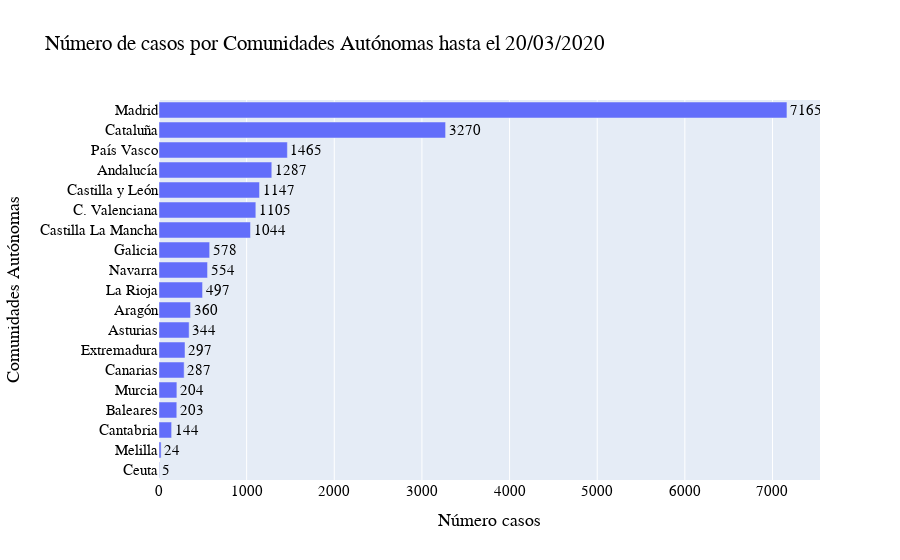

The code cell stored with this chart in its notebook:
### Code cell
import plotly.graph_objects as go

fig = go.Figure()

fig.add_trace(go.Bar(
    x=casos,
    y=ccaa,
    text=casos,
    textposition='outside',
    orientation='h',
    name="casos_ccaa"
))

fig.update_layout(
    title="Número de casos por Comunidades Autónomas hasta el " + hoy,
    xaxis_title="Número casos",
    yaxis_title="Comunidades Autónomas",
    font=dict(
        family="Courier New, monospace",
        size=15,
        color="#000000"
    )
)

fig.show()

### Figure 1 — Plotly figure (JSON) as saved in the notebook; plotly's stock layout.template omitted (floating-point values rounded to 4 significant figures)
{"data": [{"name": "casos_ccaa", "orientation": "h", "text": [5, 24, 144, 203, 204, 287, 297, 344, 360, 497, 554, 578, 1044, 1105, 1147, 1287, 1465, 3270, 7165], "textposition": "outside", "type": "bar", "x": [5, 24, 144, 203, 204, 287, 297, 344, 360, 497, 554, 578, 1044, 1105, 1147, 1287, 1465, 3270, 7165], "y": ["Ceuta", "Melilla", "Cantabria", "Baleares", "Murcia", "Canarias", "Extremadura", "Asturias", "Aragón", "La Rioja", "Navarra", "Galicia", "Castilla La Mancha", "C. Valenciana", "Castilla y León", "Andalucía", "País Vasco", "Cataluña", "Madrid"]}], "layout": {"font": {"color": "#000000", "family": "Courier New, monospace", "size": 15}, "title": {"text": "Número de casos por Comunidades Autónomas hasta el 20/03/2020"}, "xaxis": {"title": {"text": "Número casos"}}, "yaxis": {"title": {"text": "Comunidades Autónomas"}}}}
